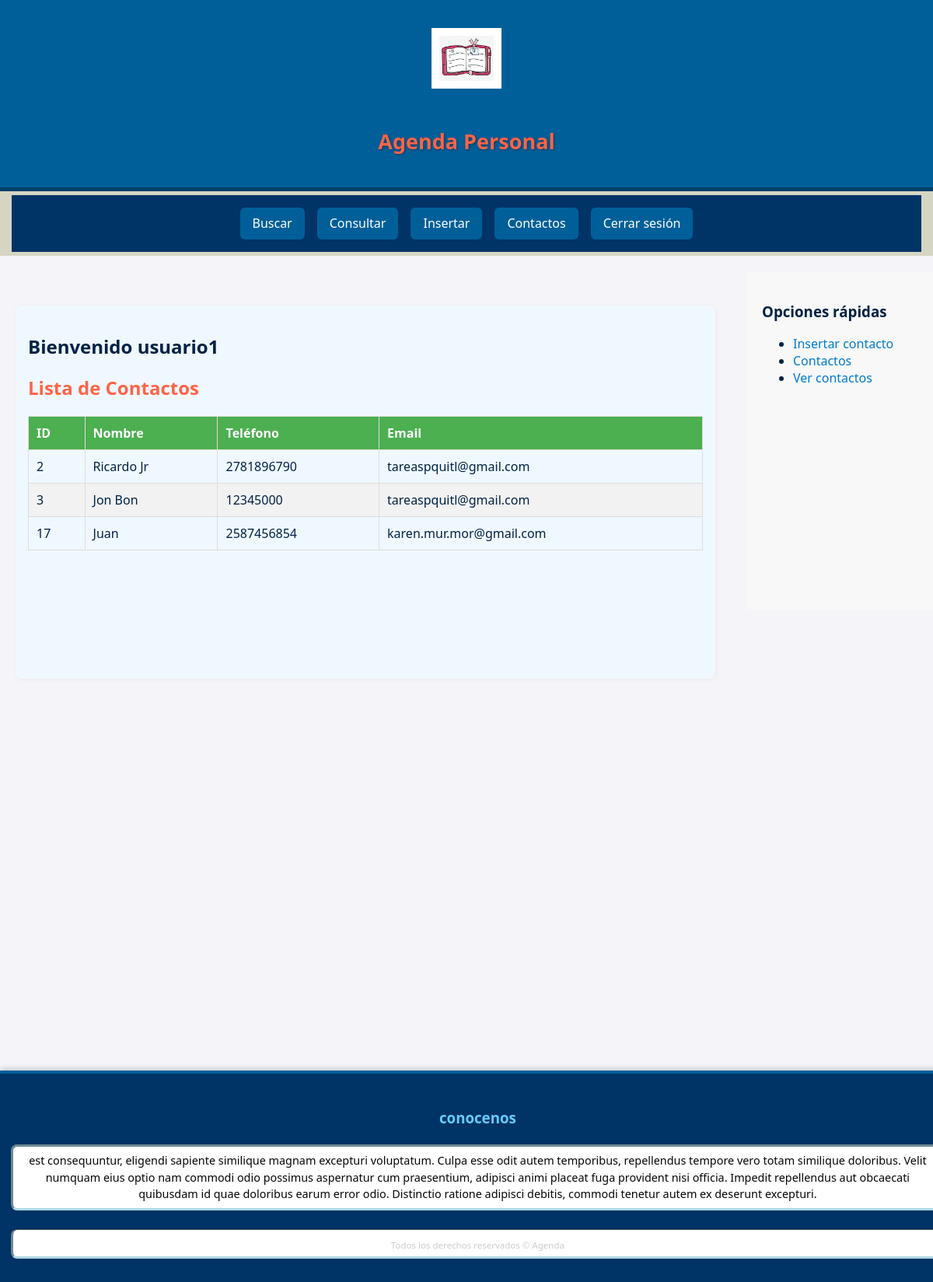
/mostrar.php (signed in), run on the app's committed database.
### tables this page shows
CREATE TABLE `contactos` (
  `id` int(11) NOT NULL,
  `nombre` varchar(40) NOT NULL,
  `direccion` varchar(40) NOT NULL,
  `telefono` varchar(40) NOT NULL,
  `email` varchar(40) NOT NULL,
  `id_usuario` int(11) NOT NULL
);

### mostrar.php (the view, shortened to what this page needs)
<?php
include_once('modelo/agenda.php');
$sNom = "";
$sTipo = "";
$id_usuario = 0;
if (isset($_SESSION["usuario"]) && isset($_SESSION["tipo"]) && isset($_SESSION["id_usuario"])) {
    $sNom = $_SESSION["usuario"];
    $sTipo = $_SESSION["tipo"];
    $id_usuario = $_SESSION["id_usuario"];
} else {
    $sErr = "Debe estar firmado";
}
$conexion = new mysqli("localhost", "root", "", "agenda1");
if ($sTipo === 'admin') {
    $sql = "SELECT * FROM contactos";
    $stmt = $conexion->prepare($sql);
} else {
    $sql = "SELECT * FROM contactos WHERE id_usuario = ?";
    $stmt = $conexion->prepare($sql);
    $stmt->bind_param("i", $id_usuario);
}
$stmt->execute();
$resultado = $stmt->get_result();
?>
<!DOCTYPE html>
<html lang="es">
<head>
    <link rel="stylesheet" href="css/sty.css">
</head>
<body>
    <?php
        include_once("menu.php");
    ?>
    <br><br>
    <section class="container1">
        <h1>Bienvenido <?php echo htmlspecialchars($sNom); ?> </h1>
        <h2>Lista de Contactos</h2>
        <?php if ($resultado->num_rows > 0): ?>
            <table class="tabla-contactos">
                <thead>
                    <tr>
                        <th>ID</th>
                        <th>Nombre</th>
                        <th>Teléfono</th>
                        <th>Email</th>
                    </tr>
                </thead>
                <tbody>
                    <?php while ($fila = $resultado->fetch_assoc()): ?>
                        <tr>
                            <td><?= htmlspecialchars($fila['id']) ?></td>
                            <td><?= htmlspecialchars($fila['nombre']) ?></td>
                            <td><?= htmlspecialchars($fila['telefono']) ?></td>
                            <td><?= htmlspecialchars($fila['email']) ?></td>
                        </tr>
                    <?php endwhile; ?>
                </tbody>
            </table>
        <?php else: ?>
            <p>No se encontraron contactos.</p>
        <?php endif; ?>
    </section>
    <br><br>
</body>
</html>

### css/sty.css (style rules this page uses)
a:link { color: #007acc; text-decoration: none; transition: color 0.3s ease; }
img.logo { width:70px; height:70px; }
p { margin-bottom: 0.06em; padding: 0.5em; border: medium inset #add8e6; border-radius: 8px; background-color: #ffffff; box-shadow: 0 0 5px rgba(0, 0, 0, 0.05); }
body { font-family: 'Segoe UI', Verdana, Helvetica, Arial, "Times New Roman", sans-serif; color: #002244; background-image: url("ruta/a/tu/imagen.jpg"); background-size: cover; background-position: center; background-repeat: no-repeat; min-height: 100vh; margin: 0; padding: 0; }
img, video, canvas { max-width: 100%; display: block; }
header { padding: 1em; color: #ffffff; font-weight: bold; font-size: large; background-color: #005f99; text-align: center; text-transform: capitalize; text-shadow: 1px 1px 3px rgba(0, 0, 0, 0.4); border-bottom: 5px solid #003f66; display: flex; flex-direction: column; align-items: center; justify-content: center; }
img.logo { height: auto; margin-bottom: 0.5em; }
#titPral { display: inline; vertical-align: 90%; }
.contenedor { display: flex; flex-wrap: wrap; justify-content: space-between; align-items: flex-start; }
section { width: 75%; min-height: 30em; margin: 20px; padding: 1em; background-color: #f0f8ff; border-radius: 8px; box-shadow: 1px 1px 6px rgba(0, 0, 0, 0.05); text-transform: none; box-sizing: border-box; }
.sidebar, aside { width: 25%; padding: 10px; background-color: rgb(44, 119, 209); box-sizing: border-box; }
aside { float: right; height: 435px; margin: 20px -10px 20px 0; background: rgb(251, 251, 249); }
footer { clear: both; text-align: center; background: #ccc; width: 100%; background-color: #003366; color: #ffffff; padding: 2em 1em; font-size: 0.9em; border-top: 4px solid #005f99; box-shadow: 0 -2px 8px rgba(0, 0, 0, 0.2); margin-top: 440px; }
footer h2 { font-size: 1.3em; margin-bottom: 0.5em; color: #66ccff; }
footer .nosotros, footer .menu-navegacion { flex: 1 1 300px; }
footer p { margin-top: 1.5em; line-height: 1.5; color: #060606; }
footer .copyright { text-align: center; margin-top: 2em; font-size: 0.8em; color: #cccccc; border-top: 1px solid #444; padding-top: 1em; }
.sidebar { width: 250px; background-color: #f0f0f0; padding: 20px; }
.sidebar { width: 250px; padding: 20px; background-color: #f8f8f8; }

### mostrar.php (style rules this page uses)
body { font-family: Arial, sans-serif; background-color: #f4f4f9; color: #333; margin: 0; padding: 20px; }
table { width: 100%; border-collapse: collapse; margin-top: 20px; }
td, th { padding: 10px; text-align: left; border: 1px solid #ddd; }
th { background-color: #4CAF50; color: white; font-weight: bold; }
tr:nth-child(even) { background-color: #f2f2f2; }
h2 { color: #ff6347; }

### data on the page
contactos: id "2", nombre "Ricardo Jr", telefono "2781896790", email "tareaspquitl@gmail.com"
contactos: id "3", nombre "Jon Bon", telefono "12345000", email "tareaspquitl@gmail.com"
contactos: id "17", nombre "Juan", telefono "2587456854", email "karen.mur.mor@gmail.com"

### other printed values
$sNom "usuario1"
